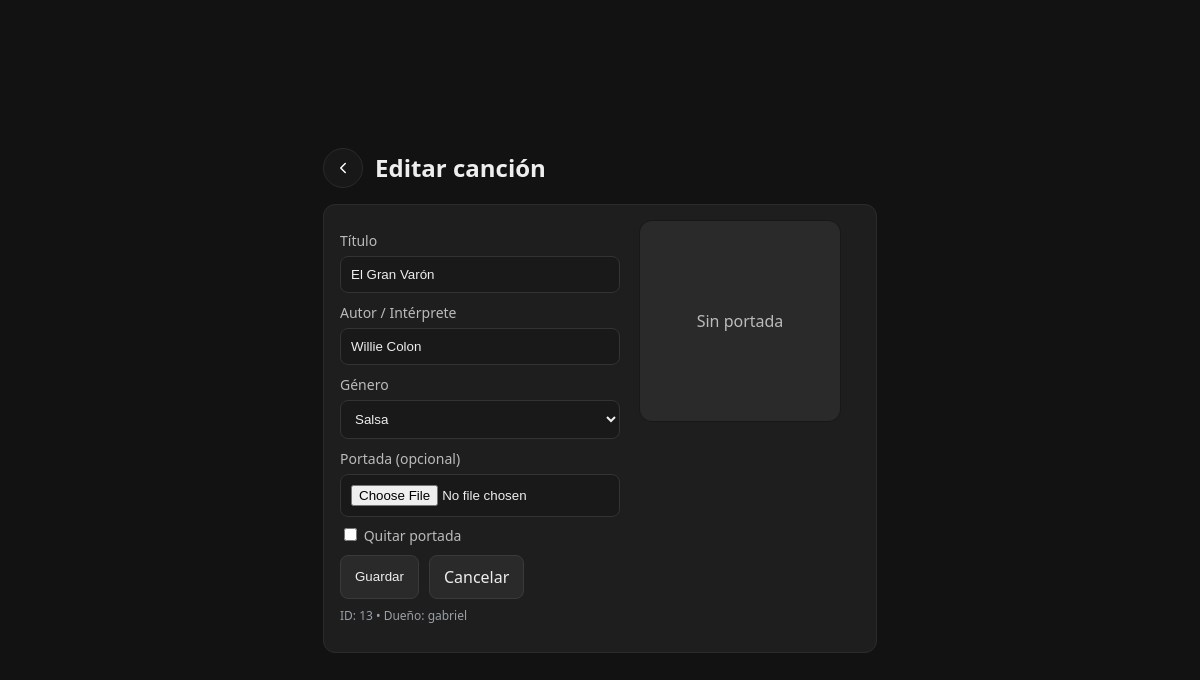
The app's page /gestion/canciones/editar/13/ (signed in) with its own data.
### inicio_sesion/models.py (models this page shows, shortened)
class Song(models.Model):
    title = models.CharField(max_length=200)
    artist_display_name = models.CharField(max_length=200)
    genre = models.CharField(max_length=40, blank=True, default="", db_index=True)
    owner_user = models.CharField(max_length=100, db_index=True)
    audio_file = models.FileField(
        upload_to="uploaded_songs/",
        validators=[
            FileExtensionValidator(allowed_extensions=["mp3", "wav", "ogg", "m4a", "flac"])
        ],
    )
    cover_image = models.ImageField(upload_to="uploaded_covers/", null=True, blank=True)
    audio_sha256 = models.CharField(max_length=64, blank=True, default="", db_index=True)
    created_at = models.DateTimeField(auto_now_add=True)
    visibility = models.CharField(
        max_length=16,
        choices=(("public", "public"), ("removed", "removed")),
        default="public",
        db_index=True,
    )
    class Meta:
        db_table = "Songs"
        ordering = ["-created_at"]
        indexes = [
            models.Index(
                fields=["owner_user", "audio_sha256", "visibility"],
                name="idx_song_owner_hash_vis",
            )
        ]

### gestion/views_music.py (the view, shortened to what this page needs)
# urls.py: path("canciones/editar/<int:song_id>/", vm.editar_cancion, name="editar_cancion"),
@require_http_methods(["GET", "POST"])
def editar_cancion(request, song_id: int):
    username = _require_session_user(request)
    if not username:
        return _redirect_login_clean(request)
    role = _get_user_role(username)
    if not _is_admin(role):
        return HttpResponse("No autorizado", status=403)
    song = get_object_or_404(Song, id=song_id)
    return render(request, "gestion/editar_cancion.html", {"song": song})

### inicio_sesion/auth_helpers.py (called while the page is built)
def _require_session_user(request):
    return request.session.get("user")

def _get_user_role(username: str) -> str:
    try:
        u = Users.objects.get(user=username)
        return (u.type or "").strip()
    except Users.DoesNotExist:
        return ""

def _is_admin(role: str) -> bool:
    return role.lower() == "administrador"

### gestion/templates/gestion/editar_cancion.html (shortened to what this page needs)
{% load static %}
<!DOCTYPE html>
<html lang="es">
<head>
  <link rel="stylesheet" href="{% static 'inicio_sesion/GlobalStyles.css' %}">
  <link rel="stylesheet" href="{% static 'inicio_sesion/ComponentStyles.css' %}">
</head>
<body>
  <div class="page">
    <header class="hdr">
      <a class="icon-btn" href="{% url 'gestion' %}" aria-label="Volver a Gestión" title="Volver a Gestión">
        <svg xmlns="http://www.w3.org/2000/svg" width="18" height="18" viewBox="0 0 24 24" fill="none" stroke="currentColor" stroke-width="2" stroke-linecap="round" stroke-linejoin="round" aria-hidden="true"><polyline points="15 18 9 12 15 6"></polyline></svg>
      </a>
      <h2 style="margin:0">Editar canción</h2>
    </header>
    <div class="card">
      <form method="post" enctype="multipart/form-data" action="{% url 'editar_cancion' song.id %}">
        <div class="form-grid">
          <div>
            <div class="field">
              <label for="title">Título</label>
              <input id="title" name="title" type="text" class="textlike" required value="{{ song.title }}">
            </div>
            <div class="field">
              <label for="artist_display_name">Autor / Intérprete</label>
              <input id="artist_display_name" name="artist_display_name" type="text" class="textlike" required value="{{ song.artist_display_name }}">
            </div>
            <div class="field">
              <label for="genre">Género</label>
              <select id="genre" name="genre" required>
                <option value="salsa" {% if song.genre == 'salsa' %}selected{% endif %}>Salsa</option>
              </select>
            </div>
            <div class="field">
              <label for="cover_image">Portada (opcional)</label>
              <input id="cover_image" name="cover_image" type="file" accept=".png,.jpg,.jpeg,.webp">
              <div class="field" style="margin-top:8px">
                <label class="help"><input type="checkbox" name="remove_cover" value="1"> Quitar portada</label>
              </div>
            </div>
            <div class="row-actions">
              <button class="btn" type="submit">Guardar</button>
              <a class="btn" href="{% url 'gestion' %}">Cancelar</a>
            </div>
            <p class="help" style="margin-top:8px">ID: {{ song.id }} • Dueño: {{ song.owner_user }}</p>
          </div>
          <div class="cover-side">
            {% if song.cover_image %}
              <img class="cover" src="{{ song.cover_image.url }}" alt="Portada actual" onerror="this.style.visibility='hidden'">
            {% else %}
              <div class="cover ph">Sin portada</div>
            {% endif %}
          </div>
        </div>
      </form>
    </div>
  </div>
</body>
</html>

### inicio_sesion/static/inicio_sesion/GlobalStyles.css (style rules this page uses)
body { margin:0; padding:0; height:100vh; background-color:#1a1a1a; display:flex; flex-direction:column; align-items:center; justify-content:center; }

### inicio_sesion/static/inicio_sesion/ComponentStyles.css (style rules this page uses)
:root { --danger:#e32636; --danger-2:#ff4d5e; --danger-line:#6b1b21; --danger-glow-inset:rgba(227,38,54,.35); --danger-glow-outer:rgba(227,38,54,.25); }

### gestion/templates/gestion/editar_cancion.html (style rules this page uses)
:root { --bg:#121212; --card:#1e1e1e; --line:#2b2b2b; --muted:#9aa0a6; --btn:#2a2a2a; --btnb:#3a3a3a; }
* { box-sizing:border-box }
body { font-family:system-ui,-apple-system,Segoe UI,Roboto,Arial;background:var(--bg);color:#eee;margin:0 }
.page { padding:16px 24px;max-width:960px;margin:0 auto }
header.hdr { display:flex;align-items:center;gap:12px;margin:0 0 16px }
.icon-btn { display:inline-flex;align-items:center;justify-content:center;width:40px;height:40px;border-radius:999px;border:1px solid var(--line);background:#181818;color:#fff;text-decoration:none }
.card { background:var(--card);border:1px solid var(--line);border-radius:12px;padding:16px }
.form-grid { display:grid; grid-template-columns: minmax(280px, 1fr) 220px; gap:20px; align-items:start; }
.field { margin:10px 0 }
.field label { display:block;margin:0 0 6px;font-size:14px;color:#bbb }
.textlike, select, input[type="file"] { width:100%; padding:10px; border-radius:8px; border:1px solid #333; background:#191919; color:#eee; max-width:520px; }
.help { color:var(--muted); font-size:12px }
.cover-side { position:relative; display:flex; flex-direction:column; gap:10px; align-items:flex-start; }
.cover { width:200px; height:200px; border-radius:12px; background:#2a2a2a; object-fit:cover; box-shadow:0 0 0 1px rgba(0,0,0,.2); }
.cover.ph { display:flex;align-items:center;justify-content:center;color:#bbb }
.row-actions { display:flex;gap:10px;flex-wrap:wrap;margin-top:6px }
.btn { padding:10px 14px;border-radius:8px;border:1px solid var(--btnb);background:var(--btn);color:#eee;cursor:pointer;text-decoration:none;display:inline-block }

### records on screen
Song: title "El Gran Varón", artist_display_name "Willie Colon", genre "Salsa", id "13", owner_user "gabriel"
